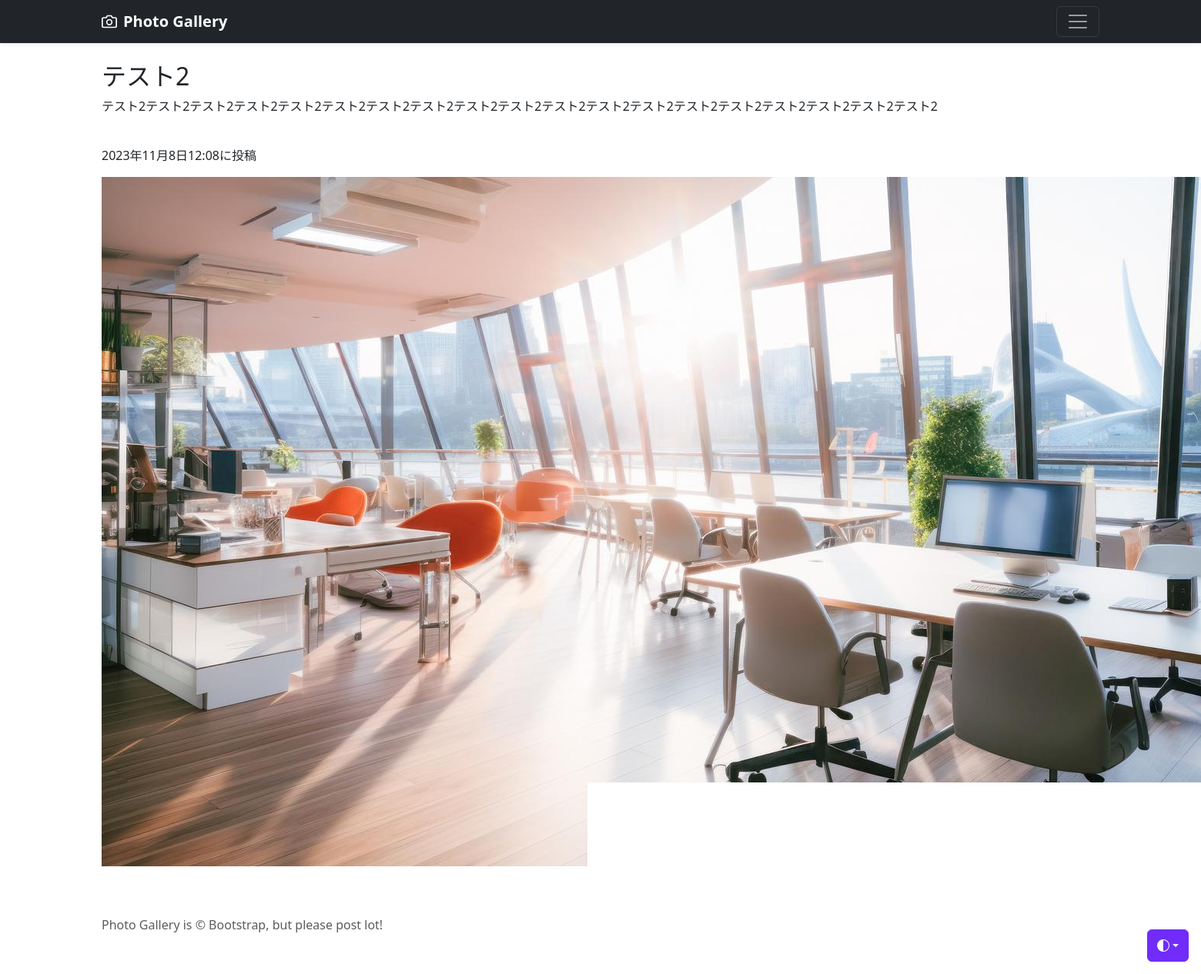
The page /photo-detail/2 (signed in) on the database its author committed.
### photo/models.py (models this page shows, shortened)
class PhotoPost(models.Model):
    user = models.ForeignKey(
                CustomUser,
                verbose_name='ユーザ',
                on_delete=models.CASCADE)
    category = models.ForeignKey(
                Category,
                verbose_name='カテゴリ',
                on_delete=models.PROTECT)
    title = models.CharField(
                verbose_name='タイトル',
                max_length=200)
    comment = models.TextField(
                verbose_name='コメント')
    image1 = models.ImageField(
                verbose_name='イメージ1',
                upload_to='photos')
    image2 = models.ImageField(
                verbose_name='イメージ2',
                upload_to='photos',
                blank=True,
                null=True)
    posted_at = models.DateTimeField(
                verbose_name='投稿日時',
                auto_now_add=True)

### photo/views.py (the view)
class PhotoDetailView(DetailView):
    template_name='detail.html'
    model=PhotoPost

### photo/templates/detail.html (shortened to what this page needs)
{% extends 'base.html' %}
{% block contents %}
<br>
<div class="container">
    <h2>{{object.title}}</h2>
    <p>{{object.comment}}</p>
    <br>
    <p>{{object.posted_at}}に投稿</p>
    <p><img src="{{object.image1.url}}"></p>
{% endblock %}

### rows shown on the page
PhotoPost: title "テスト2", comment "テスト2テスト2テスト2テスト2テスト2テスト2テスト2テスト2テスト2テスト2テスト2テスト2テスト2テスト2テスト2テスト2テスト2テスト2テスト2", posted_at "2023年11月8日12:08", image1 (picture)
